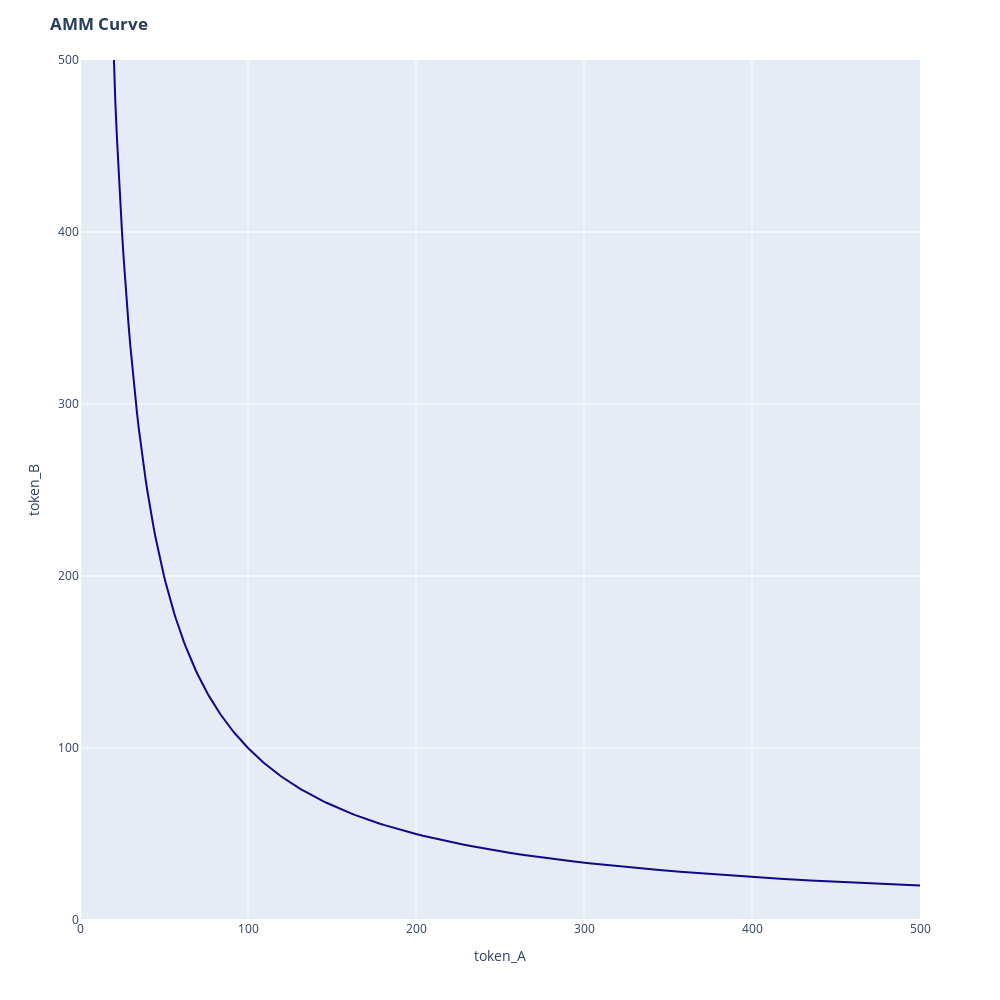

Here is the notebook cell this chart was saved with:
### Code cell
#plot curves with all 

curve = pd.concat([buy_A, buy_B.iloc[::-1]], axis=0, ignore_index=True)
fig = px.line(curve, x="token_A", y="token_B", color_discrete_sequence=px.colors.sequential.Plasma)
fig.update_xaxes(range=[0, 500])
fig.update_yaxes(range=[0, 500])
fig.update_layout(height=1000, width=1000, title_text='<b>AMM Curve</b>')

fig.show()

### Figure 1 — Plotly figure (JSON) as saved in the notebook; plotly's stock layout.template omitted (floating-point values rounded to 4 significant figures; data arrays with more than 128 entries replaced by an {"elided": "..."} marker saying what was removed)
{"data": [{"hovertemplate": "token_A=%{x}<br>token_B=%{y}<extra></extra>", "legendgroup": "", "line": {"color": "#0d0887", "dash": "solid"}, "mode": "lines", "name": "", "orientation": "v", "showlegend": false, "type": "scatter", "x": {"elided": "200 float values"}, "xaxis": "x", "y": {"elided": "200 float values"}, "yaxis": "y"}], "layout": {"height": 1000, "legend": {"tracegroupgap": 0}, "margin": {"t": 60}, "title": {"text": "<b>AMM Curve</b>"}, "width": 1000, "xaxis": {"anchor": "y", "domain": [0, 1], "range": [0, 500], "title": {"text": "token_A"}}, "yaxis": {"anchor": "x", "domain": [0, 1], "range": [0, 500], "title": {"text": "token_B"}}}}
